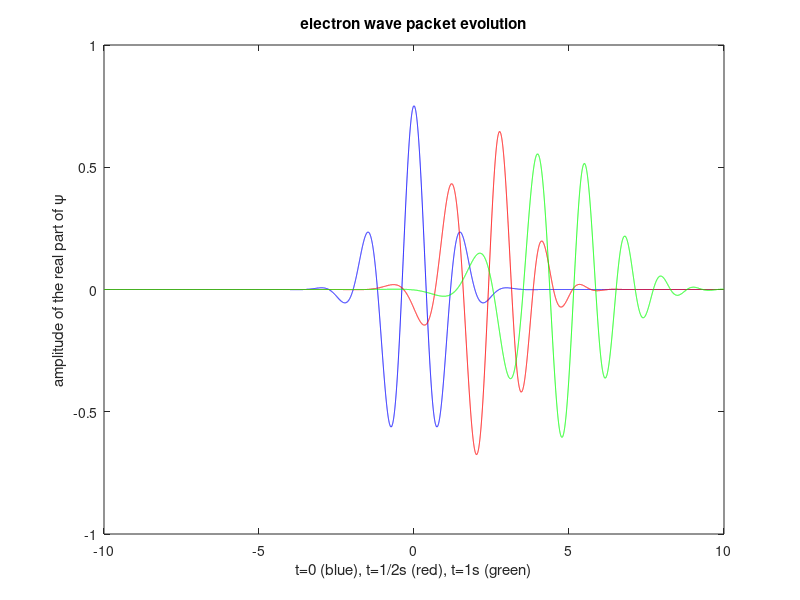

The MATLAB source for this figure:
load wave.dat;
t = wave(:, 1);
psi0 = wave(:, 2);
psi0_5 = wave(:, 3);
psi1 = wave(:, 4);
hold off;
figure(1);
plot(t, psi0, 'b-', t, psi0_5, 'r-', t, psi1, 'g-');
ylabel('amplitude of the real part of \psi');
xlabel('t=0 (blue), t=1/2s (red), t=1s (green)');
title('electron wave packet evolution');
clear wave;
